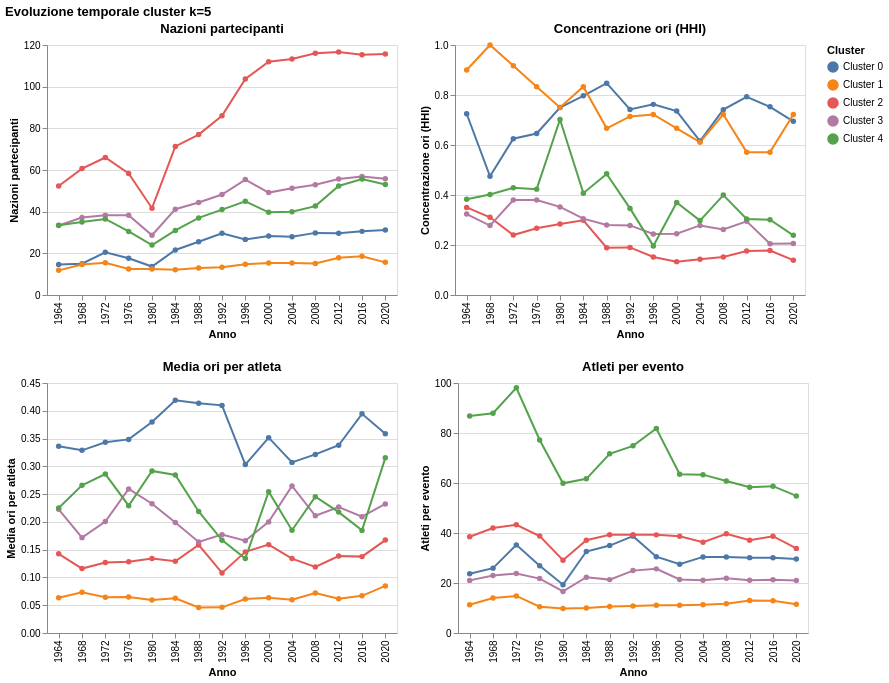

The notebook cell this image was saved under:
### Code cell
#Plotto i grafici sull'andamento delle seguenti features nel corso del tempo: nazioni partecipanti, concentrazione ori, perdia ori per atleta, atleti per evento
metrics = {
    'n_nations': 'Nazioni partecipanti',
    'hhi_gold': 'Concentrazione ori (HHI)',
    'mean_gold_per_athletes': 'Media ori per atleta',
    'athletes_per_event': 'Atleti per evento'
}

charts = []
for col, title in metrics.items():
    chart = alt.Chart(trend_k5).mark_line(point=True).encode(
        x=alt.X('year:O', title='Anno'),
        y=alt.Y(f'{col}:Q', title=title),
        color=alt.Color('cluster_k5:N', title='Cluster', scale=color_scale),
        tooltip=['cluster_k5', 'year', alt.Tooltip(f'{col}:Q', format='.2f')]
    ).properties(
        width=350,
        height=250,
        title=title
    )
    charts.append(chart)

alt.vconcat(*[
    alt.hconcat(*charts[i:i+2]) for i in range(0, len(charts), 2)
]).properties(
    title='Evoluzione temporale cluster k=5'
)

### Figure 1 — Vega-Lite specification as saved in the notebook (floating-point values rounded to 4 significant figures)
{"config": {"view": {"continuousWidth": 300, "continuousHeight": 300}}, "vconcat": [{"hconcat": [{"mark": {"type": "line", "point": true}, "encoding": {"color": {"field": "cluster_k5", "scale": {"domain": ["Cluster 0", "Cluster 1", "Cluster 2", "Cluster 3", "Cluster 4"], "range": ["#4c78a8", "#f58518", "#e45756", "#b279a2", "#54a24b"]}, "title": "Cluster", "type": "nominal"}, "tooltip": [{"field": "cluster_k5", "type": "nominal"}, {"field": "year", "type": "quantitative"}, {"field": "n_nations", "format": ".2f", "type": "quantitative"}], "x": {"field": "year", "title": "Anno", "type": "ordinal"}, "y": {"field": "n_nations", "title": "Nazioni partecipanti", "type": "quantitative"}}, "height": 250, "title": "Nazioni partecipanti", "width": 350}, {"mark": {"type": "line", "point": true}, "encoding": {"color": {"field": "cluster_k5", "scale": {"domain": ["Cluster 0", "Cluster 1", "Cluster 2", "Cluster 3", "Cluster 4"], "range": ["#4c78a8", "#f58518", "#e45756", "#b279a2", "#54a24b"]}, "title": "Cluster", "type": "nominal"}, "tooltip": [{"field": "cluster_k5", "type": "nominal"}, {"field": "year", "type": "quantitative"}, {"field": "hhi_gold", "format": ".2f", "type": "quantitative"}], "x": {"field": "year", "title": "Anno", "type": "ordinal"}, "y": {"field": "hhi_gold", "title": "Concentrazione ori (HHI)", "type": "quantitative"}}, "height": 250, "title": "Concentrazione ori (HHI)", "width": 350}]}, {"hconcat": [{"mark": {"type": "line", "point": true}, "encoding": {"color": {"field": "cluster_k5", "scale": {"domain": ["Cluster 0", "Cluster 1", "Cluster 2", "Cluster 3", "Cluster 4"], "range": ["#4c78a8", "#f58518", "#e45756", "#b279a2", "#54a24b"]}, "title": "Cluster", "type": "nominal"}, "tooltip": [{"field": "cluster_k5", "type": "nominal"}, {"field": "year", "type": "quantitative"}, {"field": "mean_gold_per_athletes", "format": ".2f", "type": "quantitative"}], "x": {"field": "year", "title": "Anno", "type": "ordinal"}, "y": {"field": "mean_gold_per_athletes", "title": "Media ori per atleta", "type": "quantitative"}}, "height": 250, "title": "Media ori per atleta", "width": 350}, {"mark": {"type": "line", "point": true}, "encoding": {"color": {"field": "cluster_k5", "scale": {"domain": ["Cluster 0", "Cluster 1", "Cluster 2", "Cluster 3", "Cluster 4"], "range": ["#4c78a8", "#f58518", "#e45756", "#b279a2", "#54a24b"]}, "title": "Cluster", "type": "nominal"}, "tooltip": [{"field": "cluster_k5", "type": "nominal"}, {"field": "year", "type": "quantitative"}, {"field": "athletes_per_event", "format": ".2f", "type": "quantitative"}], "x": {"field": "year", "title": "Anno", "type": "ordinal"}, "y": {"field": "athletes_per_event", "title": "Atleti per evento", "type": "quantitative"}}, "height": 250, "title": "Atleti per evento", "width": 350}]}], "data": {"name": "data-17023dea8b2e10579e54af1b5ef17ce2"}, "title": "Evoluzione temporale cluster k=5", "$schema": "https://vega.github.io/schema/vega-lite/v5.20.1.json", "datasets": {"data-17023dea8b2e10579e54af1b5ef17ce2": [{"cluster_k5": "Cluster 0", "year": 1964, "n_nations": 14.6, "hhi_gold": 0.725, "mean_gold_per_athletes": 0.3361, "athletes_per_event": 23.7}, {"cluster_k5": "Cluster 0", "year": 1968, "n_nations": 15.0, "hhi_gold": 0.475, "mean_gold_per_athletes": 0.3288, "athletes_per_event": 25.95}, {"cluster_k5": "Cluster 0", "year": 1972, "n_nations": 20.5, "hhi_gold": 0.625, "mean_gold_per_athletes": 0.3432, "athletes_per_event": 35.25}, {"cluster_k5": "Cluster 0", "year": 1976, "n_nations": 17.67, "hhi_gold": 0.6458, "mean_gold_per_athletes": 0.3485, "athletes_per_event": 26.88}, {"cluster_k5": "Cluster 0", "year": 1980, "n_nations": 13.67, "hhi_gold": 0.75, "mean_gold_per_athletes": 0.3796, "athletes_per_event": 19.33}, {"cluster_k5": "Cluster 0", "year": 1984, "n_nations": 21.62, "hhi_gold": 0.7969, "mean_gold_per_athletes": 0.4189, "athletes_per_event": 32.59}, {"cluster_k5": "Cluster 0", "year": 1988, "n_nations": 25.56, "hhi_gold": 0.8472, "mean_gold_per_athletes": 0.4134, "athletes_per_event": 34.97}, {"cluster_k5": "Cluster 0", "year": 1992, "n_nations": 29.67, "hhi_gold": 0.7423, "mean_gold_per_athletes": 0.4097, "athletes_per_event": 38.75}, {"cluster_k5": "Cluster 0", "year": 1996, "n_nations": 26.7, "hhi_gold": 0.7625, "mean_gold_per_athletes": 0.3032, "athletes_per_event": 30.52}, {"cluster_k5": "Cluster 0", "year": 2000, "n_nations": 28.27, "hhi_gold": 0.7358, "mean_gold_per_athletes": 0.3516, "athletes_per_event": 27.5}, {"cluster_k5": "Cluster 0", "year": 2004, "n_nations": 27.91, "hhi_gold": 0.6158, "mean_gold_per_athletes": 0.3071, "athletes_per_event": 30.43}, {"cluster_k5": "Cluster 0", "year": 2008, "n_nations": 29.82, "hhi_gold": 0.7415, "mean_gold_per_athletes": 0.3215, "athletes_per_event": 30.41}, {"cluster_k5": "Cluster 0", "year": 2012, "n_nations": 29.64, "hhi_gold": 0.7926, "mean_gold_per_athletes": 0.3379, "athletes_per_event": 30.15}, {"cluster_k5": "Cluster 0", "year": 2016, "n_nations": 30.55, "hhi_gold": 0.7528, "mean_gold_per_athletes": 0.3945, "athletes_per_event": 30.07}, {"cluster_k5": "Cluster 0", "year": 2020, "n_nations": 31.18, "hhi_gold": 0.6947, "mean_gold_per_athletes": 0.3587, "athletes_per_event": 29.57}, {"cluster_k5": "Cluster 1", "year": 1964, "n_nations": 11.83, "hhi_gold": 0.9, "mean_gold_per_athletes": 0.0633, "athletes_per_event": 11.33}, {"cluster_k5": "Cluster 1", "year": 1968, "n_nations": 14.6, "hhi_gold": 1.0, "mean_gold_per_athletes": 0.07315, "athletes_per_event": 14.0}, {"cluster_k5": "Cluster 1", "year": 1972, "n_nations": 15.5, "hhi_gold": 0.9167, "mean_gold_per_athletes": 0.06443, "athletes_per_event": 14.83}, {"cluster_k5": "Cluster 1", "year": 1976, "n_nations": 12.5, "hhi_gold": 0.8333, "mean_gold_per_athletes": 0.06464, "athletes_per_event": 10.5}, {"cluster_k5": "Cluster 1", "year": 1980, "n_nations": 12.5, "hhi_gold": 0.75, "mean_gold_per_athletes": 0.05955, "athletes_per_event": 9.833}, {"cluster_k5": "Cluster 1", "year": 1984, "n_nations": 12.14, "hhi_gold": 0.8333, "mean_gold_per_athletes": 0.06238, "athletes_per_event": 10.0}, {"cluster_k5": "Cluster 1", "year": 1988, "n_nations": 13.0, "hhi_gold": 0.6667, "mean_gold_per_athletes": 0.04581, "athletes_per_event": 10.64}, {"cluster_k5": "Cluster 1", "year": 1992, "n_nations": 13.29, "hhi_gold": 0.7143, "mean_gold_per_athletes": 0.04618, "athletes_per_event": 10.79}, {"cluster_k5": "Cluster 1", "year": 1996, "n_nations": 14.78, "hhi_gold": 0.7222, "mean_gold_per_athletes": 0.06127, "athletes_per_event": 11.11}, {"cluster_k5": "Cluster 1", "year": 2000, "n_nations": 15.33, "hhi_gold": 0.6667, "mean_gold_per_athletes": 0.06348, "athletes_per_event": 11.11}, {"cluster_k5": "Cluster 1", "year": 2004, "n_nations": 15.33, "hhi_gold": 0.6111, "mean_gold_per_athletes": 0.06002, "athletes_per_event": 11.33}, {"cluster_k5": "Cluster 1", "year": 2008, "n_nations": 15.11, "hhi_gold": 0.7222, "mean_gold_per_athletes": 0.07213, "athletes_per_event": 11.67}, {"cluster_k5": "Cluster 1", "year": 2012, "n_nations": 17.86, "hhi_gold": 0.5714, "mean_gold_per_athletes": 0.06156, "athletes_per_event": 13.0}, {"cluster_k5": "Cluster 1", "year": 2016, "n_nations": 18.57, "hhi_gold": 0.5714, "mean_gold_per_athletes": 0.06695, "athletes_per_event": 12.86}, {"cluster_k5": "Cluster 1", "year": 2020, "n_nations": 15.67, "hhi_gold": 0.7222, "mean_gold_per_athletes": 0.08474, "athletes_per_event": 11.5}, {"cluster_k5": "Cluster 2", "year": 1964, "n_nations": 52.33, "hhi_gold": 0.3503, "mean_gold_per_athletes": 0.1425, "athletes_per_event": 38.52}, {"cluster_k5": "Cluster 2", "year": 1968, "n_nations": 60.67, "hhi_gold": 0.3108, "mean_gold_per_athletes": 0.1159, "athletes_per_event": 41.96}, {"cluster_k5": "Cluster 2", "year": 1972, "n_nations": 66.0, "hhi_gold": 0.2397, "mean_gold_per_athletes": 0.1269, "athletes_per_event": 43.29}, {"cluster_k5": "Cluster 2", "year": 1976, "n_nations": 58.33, "hhi_gold": 0.2673, "mean_gold_per_athletes": 0.128, "athletes_per_event": 38.8}, {"cluster_k5": "Cluster 2", "year": 1980, "n_nations": 41.67, "hhi_gold": 0.2836, "mean_gold_per_athletes": 0.1342, "athletes_per_event": 29.14}, {"cluster_k5": "Cluster 2", "year": 1984, "n_nations": 71.33, "hhi_gold": 0.2988, "mean_gold_per_athletes": 0.1291, "athletes_per_event": 37.11}, {"cluster_k5": "Cluster 2", "year": 1988, "n_nations": 77.0, "hhi_gold": 0.1892, "mean_gold_per_athletes": 0.1586, "athletes_per_event": 39.31}, {"cluster_k5": "Cluster 2", "year": 1992, "n_nations": 86.0, "hhi_gold": 0.1904, "mean_gold_per_athletes": 0.1082, "athletes_per_event": 39.29}, {"cluster_k5": "Cluster 2", "year": 1996, "n_nations": 103.7, "hhi_gold": 0.1521, "mean_gold_per_athletes": 0.146, "athletes_per_event": 39.25}, {"cluster_k5": "Cluster 2", "year": 2000, "n_nations": 112.0, "hhi_gold": 0.1335, "mean_gold_per_athletes": 0.1591, "athletes_per_event": 38.73}, {"cluster_k5": "Cluster 2", "year": 2004, "n_nations": 113.3, "hhi_gold": 0.143, "mean_gold_per_athletes": 0.1339, "athletes_per_event": 36.34}, {"cluster_k5": "Cluster 2", "year": 2008, "n_nations": 116.0, "hhi_gold": 0.1523, "mean_gold_per_athletes": 0.1188, "athletes_per_event": 39.7}, {"cluster_k5": "Cluster 2", "year": 2012, "n_nations": 116.7, "hhi_gold": 0.1756, "mean_gold_per_athletes": 0.1386, "athletes_per_event": 37.14}, {"cluster_k5": "Cluster 2", "year": 2016, "n_nations": 115.3, "hhi_gold": 0.1779, "mean_gold_per_athletes": 0.1375, "athletes_per_event": 38.71}, {"cluster_k5": "Cluster 2", "year": 2020, "n_nations": 115.7, "hhi_gold": 0.1392, "mean_gold_per_athletes": 0.1672, "athletes_per_event": 33.85}, {"cluster_k5": "Cluster 3", "year": 1964, "n_nations": 33.33, "hhi_gold": 0.3237, "mean_gold_per_athletes": 0.2227, "athletes_per_event": 21.05}, {"cluster_k5": "Cluster 3", "year": 1968, "n_nations": 37.22, "hhi_gold": 0.2776, "mean_gold_per_athletes": 0.1717, "athletes_per_event": 23.01}, {"cluster_k5": "Cluster 3", "year": 1972, "n_nations": 38.27, "hhi_gold": 0.3799, "mean_gold_per_athletes": 0.2006, "athletes_per_event": 23.83}, {"cluster_k5": "Cluster 3", "year": 1976, "n_nations": 38.33, "hhi_gold": 0.3798, "mean_gold_per_athletes": 0.2594, "athletes_per_event": 21.76}, {"cluster_k5": "Cluster 3", "year": 1980, "n_nations": 28.67, "hhi_gold": 0.3524, "mean_gold_per_athletes": 0.2327, "athletes_per_event": 16.62}, {"cluster_k5": "Cluster 3", "year": 1984, "n_nations": 41.2, "hhi_gold": 0.3053, "mean_gold_per_athletes": 0.199, "athletes_per_event": 22.31}, {"cluster_k5": "Cluster 3", "year": 1988, "n_nations": 44.42, "hhi_gold": 0.2804, "mean_gold_per_athletes": 0.1638, "athletes_per_event": 21.35}, {"cluster_k5": "Cluster 3", "year": 1992, "n_nations": 48.23, "hhi_gold": 0.2784, "mean_gold_per_athletes": 0.1771, "athletes_per_event": 24.96}, {"cluster_k5": "Cluster 3", "year": 1996, "n_nations": 55.42, "hhi_gold": 0.2439, "mean_gold_per_athletes": 0.166, "athletes_per_event": 25.65}, {"cluster_k5": "Cluster 3", "year": 2000, "n_nations": 49.15, "hhi_gold": 0.245, "mean_gold_per_athletes": 0.2, "athletes_per_event": 21.42}, {"cluster_k5": "Cluster 3", "year": 2004, "n_nations": 51.23, "hhi_gold": 0.2784, "mean_gold_per_athletes": 0.2646, "athletes_per_event": 21.15}, {"cluster_k5": "Cluster 3", "year": 2008, "n_nations": 52.92, "hhi_gold": 0.2624, "mean_gold_per_athletes": 0.211, "athletes_per_event": 21.92}, {"cluster_k5": "Cluster 3", "year": 2012, "n_nations": 55.69, "hhi_gold": 0.2949, "mean_gold_per_athletes": 0.2266, "athletes_per_event": 21.11}, {"cluster_k5": "Cluster 3", "year": 2016, "n_nations": 56.92, "hhi_gold": 0.2046, "mean_gold_per_athletes": 0.2093, "athletes_per_event": 21.29}, {"cluster_k5": "Cluster 3", "year": 2020, "n_nations": 55.85, "hhi_gold": 0.2061, "mean_gold_per_athletes": 0.2323, "athletes_per_event": 20.99}, {"cluster_k5": "Cluster 4", "year": 1964, "n_nations": 33.5, "hhi_gold": 0.3827, "mean_gold_per_athletes": 0.225, "athletes_per_event": 86.79}, {"cluster_k5": "Cluster 4", "year": 1968, "n_nations": 35.0, "hhi_gold": 0.4023, "mean_gold_per_athletes": 0.2658, "athletes_per_event": 87.93}, {"cluster_k5": "Cluster 4", "year": 1972, "n_nations": 36.5, "hhi_gold": 0.4286, "mean_gold_per_athletes": 0.2861, "athletes_per_event": 98.07}, {"cluster_k5": "Cluster 4", "year": 1976, "n_nations": 30.5, "hhi_gold": 0.4235, "mean_gold_per_athletes": 0.2292, "athletes_per_event": 77.21}, {"cluster_k5": "Cluster 4", "year": 1980, "n_nations": 24.0, "hhi_gold": 0.7022, "mean_gold_per_athletes": 0.2917, "athletes_per_event": 59.89}, {"cluster_k5": "Cluster 4", "year": 1984, "n_nations": 31.0, "hhi_gold": 0.4074, "mean_gold_per_athletes": 0.2844, "athletes_per_event": 61.67}, {"cluster_k5": "Cluster 4", "year": 1988, "n_nations": 37.0, "hhi_gold": 0.4846, "mean_gold_per_athletes": 0.2188, "athletes_per_event": 71.68}, {"cluster_k5": "Cluster 4", "year": 1992, "n_nations": 41.0, "hhi_gold": 0.3464, "mean_gold_per_athletes": 0.1671, "athletes_per_event": 74.87}, {"cluster_k5": "Cluster 4", "year": 1996, "n_nations": 45.0, "hhi_gold": 0.1964, "mean_gold_per_athletes": 0.1339, "athletes_per_event": 81.82}, {"cluster_k5": "Cluster 4", "year": 2000, "n_nations": 39.67, "hhi_gold": 0.3699, "mean_gold_per_athletes": 0.2543, "athletes_per_event": 63.49}, {"cluster_k5": "Cluster 4", "year": 2004, "n_nations": 40.0, "hhi_gold": 0.2976, "mean_gold_per_athletes": 0.185, "athletes_per_event": 63.35}, {"cluster_k5": "Cluster 4", "year": 2008, "n_nations": 42.67, "hhi_gold": 0.3997, "mean_gold_per_athletes": 0.2453, "athletes_per_event": 60.79}, {"cluster_k5": "Cluster 4", "year": 2012, "n_nations": 52.33, "hhi_gold": 0.3044, "mean_gold_per_athletes": 0.2176, "athletes_per_event": 58.33}, {"cluster_k5": "Cluster 4", "year": 2016, "n_nations": 55.67, "hhi_gold": 0.301, "mean_gold_per_athletes": 0.1847, "athletes_per_event": 58.73}, {"cluster_k5": "Cluster 4", "year": 2020, "n_nations": 53.0, "hhi_gold": 0.2387, "mean_gold_per_athletes": 0.3153, "athletes_per_event": 54.84}]}}
